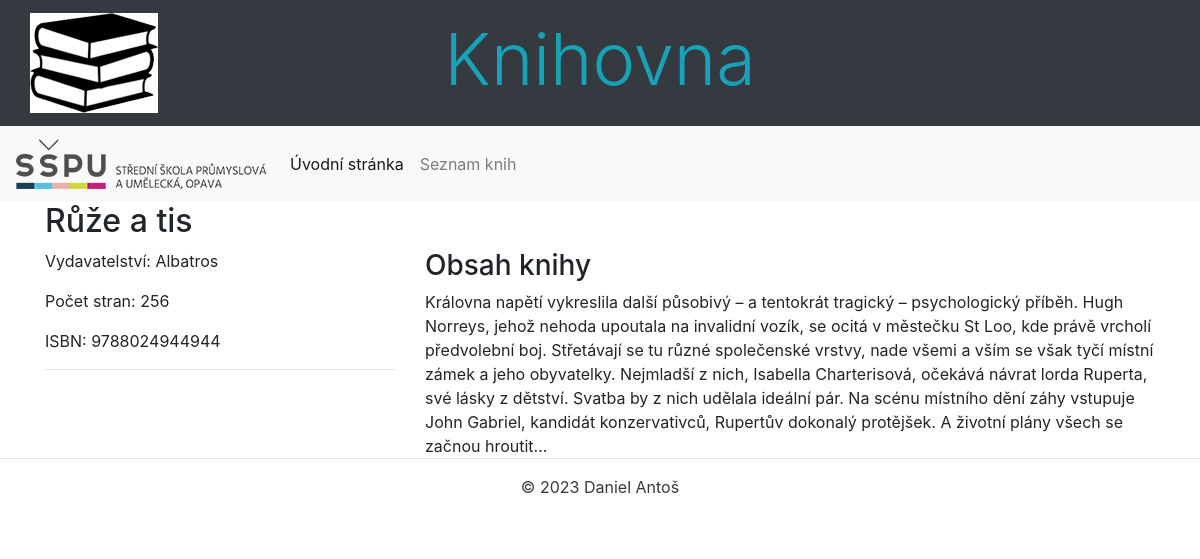
/myapp/seznam/4, run on the app's committed database.
### myapp/models.py (models this page shows)
class Kniha(models.Model):
    isbn = models.CharField(max_length=17, verbose_name="ISBN knihy")
    titul = models.CharField(max_length=100, verbose_name="Titul knihy")
    strany = models.CharField(max_length=5, verbose_name="Počet stran")
    obsah = models.TextField(max_length=5000, verbose_name="Obsah knihy")
    nakladatelstvi = models.ForeignKey("Nakladatelstvi", verbose_name="Nakladatelství knihy", on_delete=models.CASCADE)
    class Meta:
        verbose_name = 'Kniha'
        verbose_name_plural = 'Knihy'
        ordering = ['titul']
    def __str__(self):
        return self.titul

class Nakladatelstvi(models.Model):
    nazev = models.CharField(max_length=50, verbose_name="Název")
    class Meta:
        verbose_name = 'Nakladatelství'
        verbose_name_plural = 'Nakladatelství'
        ordering = ['nazev']
    def __str__(self):
        return self.nazev

### myapp/views.py (the view)
# urls.py: path('seznam/<int:pk>', views.Detail_kniha.as_view(), name='kniha'),
class Detail_kniha(DetailView):
    model = Kniha
    template_name = "detail.html"
    context_object_name = "kniha"

### myapp/templates/detail.html (shortened to what this page needs)
{% extends 'base.html' %}
{% block content %}
    <h2>
        {{ kniha.titul }}
    </h2>
    <div class="row">
        <div class="col-md-4">
            <p>Vydavatelství: {{ kniha.nakladatelstvi }}</p>
            <p>Počet stran: {{ kniha.strany }}</p>
            <p>ISBN: {{ kniha.isbn }}</p>
            <hr>
        </div>
        <div class="col-md-8">
            <h3>Obsah knihy</h3>
            <div>{{ kniha.obsah }}</div>
        </div>
    </div>
{% endblock %}

### data on the page
Kniha: titul "Růže a tis", nakladatelstvi "Albatros", strany "256", isbn "9788024944944", obsah "Královna napětí vykreslila další působivý – a tentokrát tragický – psychologický příběh. Hugh Norreys, jehož nehoda upoutala na invalidní vozík, se ocitá v městečku St Loo, kde právě vrcholí předvolební boj. Střetávají se tu různé společenské vrstvy, nade všemi a vším se však tyčí místní zámek a jeho obyvatelky. Nejmladší z nich, Isabella Charterisová, očekává návrat lorda Ruperta, své lásky z dětství. Svatba by z nich udělala ideální pár. Na scénu místního dění záhy vstupuje John Gabriel, kandidát konzervativců, Rupertův dokonalý protějšek. A životní plány všech se začnou hroutit..."
